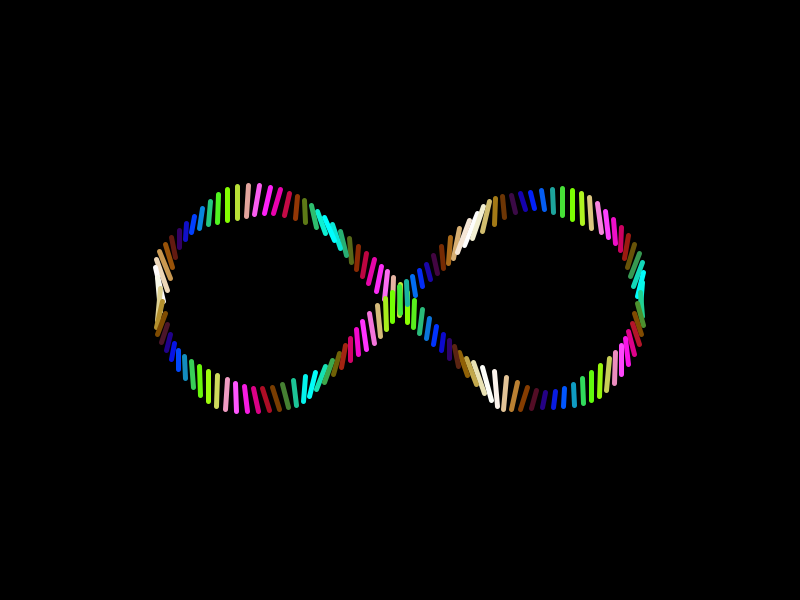
Frame 1 (no input)
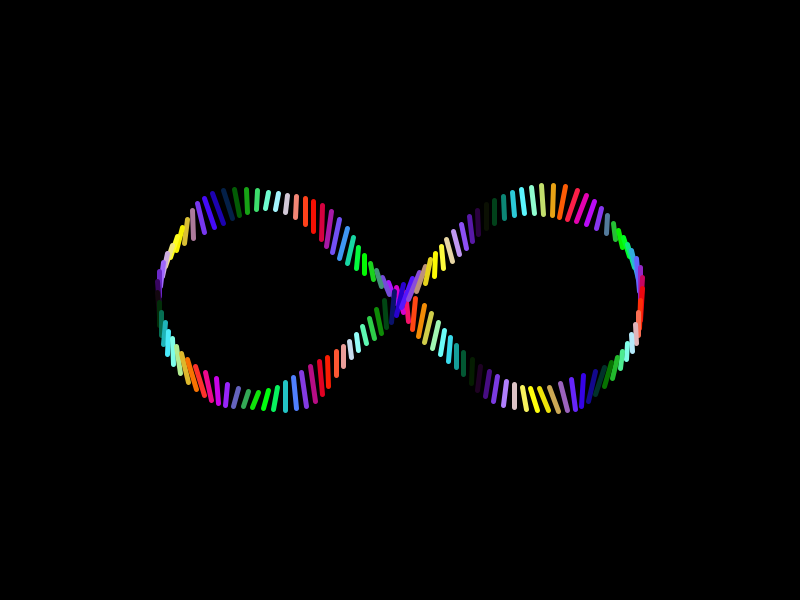
Frame 60 (the mouse pressed at the canvas centre just before this capture)
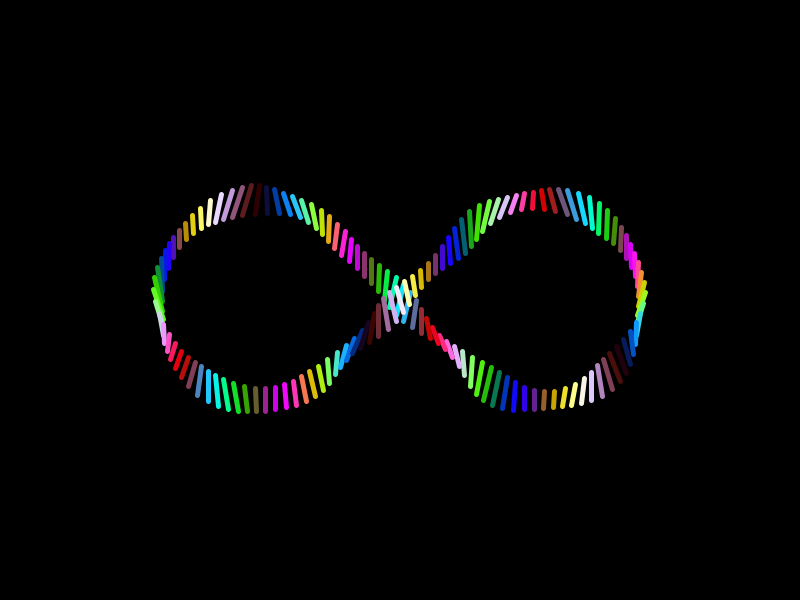
Frame 120 (the mouse held since frame 60 and released just before this capture)

The Processing sketch that drew these frames (run headless with seeded random() and noise(); from frame 60 on, the mouse is pressed at the canvas centre):

// Processing sketch: processing_157856
// ── processing_157856.pde

float radius = 100;
float spacing = 10;
int pointTotal = 134;
void setup(){
  size(800,600);
  stroke(255);
  smooth();
  strokeWeight(5);
}
void draw(){
  background(0);
  int pointSum = 0;
  float pointCount = PI*3/2*radius/spacing;
  for(int i=0;i<pointCount;i++){
    float angle = -PI*3/4+i*PI*3/2/pointCount;
    float x = width/2+radius*sqrt(2)+radius*cos(angle);
    float y = height/2+radius*sin(angle);
    waggle(x,y,float(pointSum)/pointTotal);
    pointSum++;
  }
  pointCount = 2*radius/spacing;
  for(int i=1;i<pointCount;i++){
    float x = width/2+radius/2*sqrt(2)-i*spacing/sqrt(2);
    float y = height/2+radius/2*sqrt(2)-i*spacing/sqrt(2);
    waggle(x,y,float(pointSum)/pointTotal);
    pointSum++;
  }
  pointCount = PI*3/2*radius/spacing;
  for(int i=0;i<pointCount;i++){
    float angle = -PI/4-i*PI*3/2/pointCount;
    float x = width/2-radius*sqrt(2)+radius*cos(angle);
    float y = height/2+radius*sin(angle);
    waggle(x,y,float(pointSum)/pointTotal);
    pointSum++;
  }
  pointCount = 2*radius/spacing;
  for(int i=1;i<pointCount;i++){
    float x = width/2-radius/2*sqrt(2)+i*spacing/sqrt(2);
    float y = height/2+radius/2*sqrt(2)-i*spacing/sqrt(2);
    waggle(x,y,float(pointSum)/pointTotal);
    pointSum++;
  }
//  println(pointSum);
//  exit();
}
void waggle(float x, float y, float parameter){
  float len = 25+5*cos(12*TWO_PI*parameter+TWO_PI*frameCount/60)
  +5*cos(9*TWO_PI*parameter-TWO_PI*frameCount/120);
  float angle = PI/2+PI/16*cos(7*TWO_PI*parameter+TWO_PI*frameCount/140)
  +PI/16*cos(13*TWO_PI*parameter-TWO_PI*frameCount/280);
  float x1 = x+len/2*cos(angle);
  float y1 = y+len/2*sin(angle);
  float x2 = x-len/2*cos(angle);
  float y2 = y-len/2*sin(angle);
  stroke(128+127*cos(9*TWO_PI*parameter+TWO_PI*frameCount/200),
  128+127*cos(12*TWO_PI*parameter-TWO_PI*frameCount/100),
  128+127*cos(18*TWO_PI*parameter+TWO_PI*frameCount/300));
  line(x1,y1,x2,y2);
}
